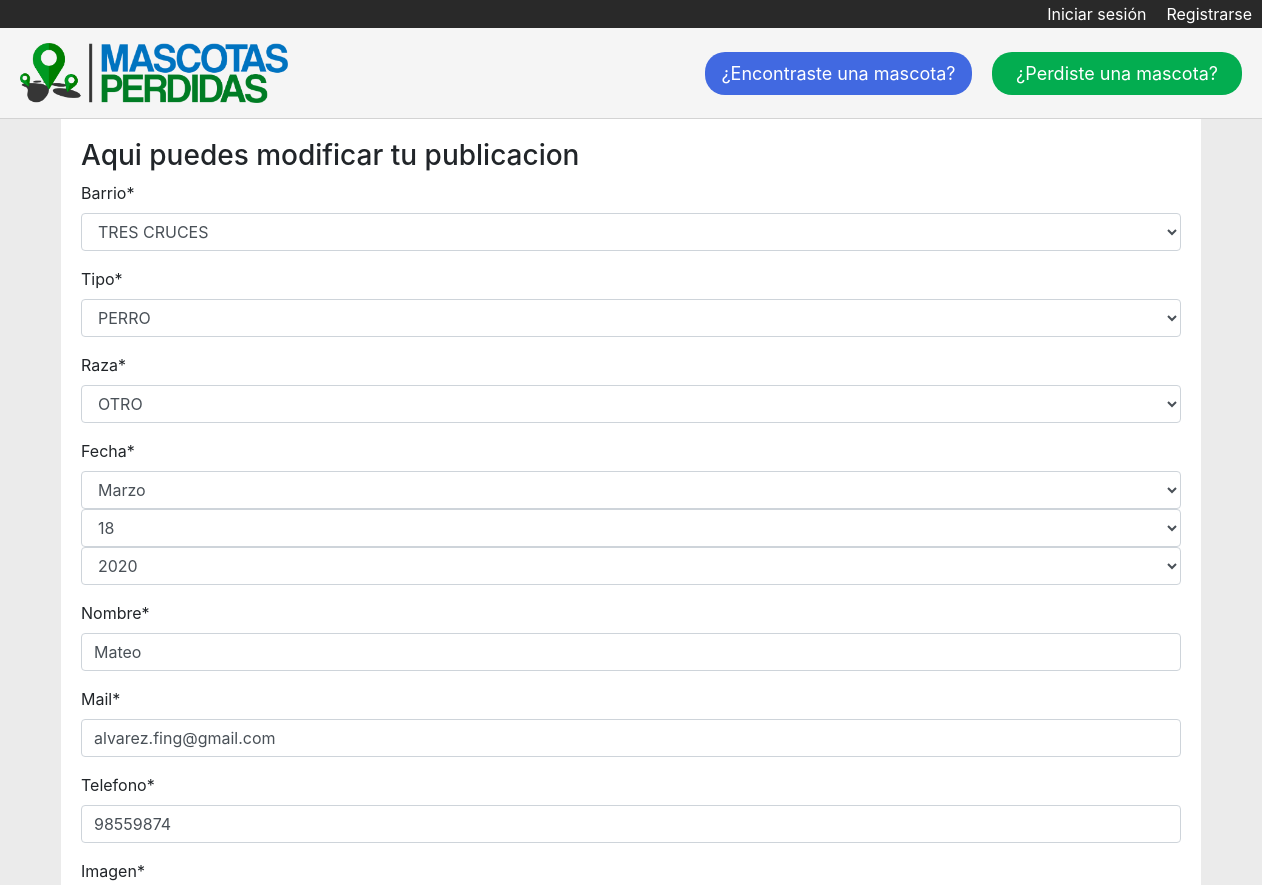
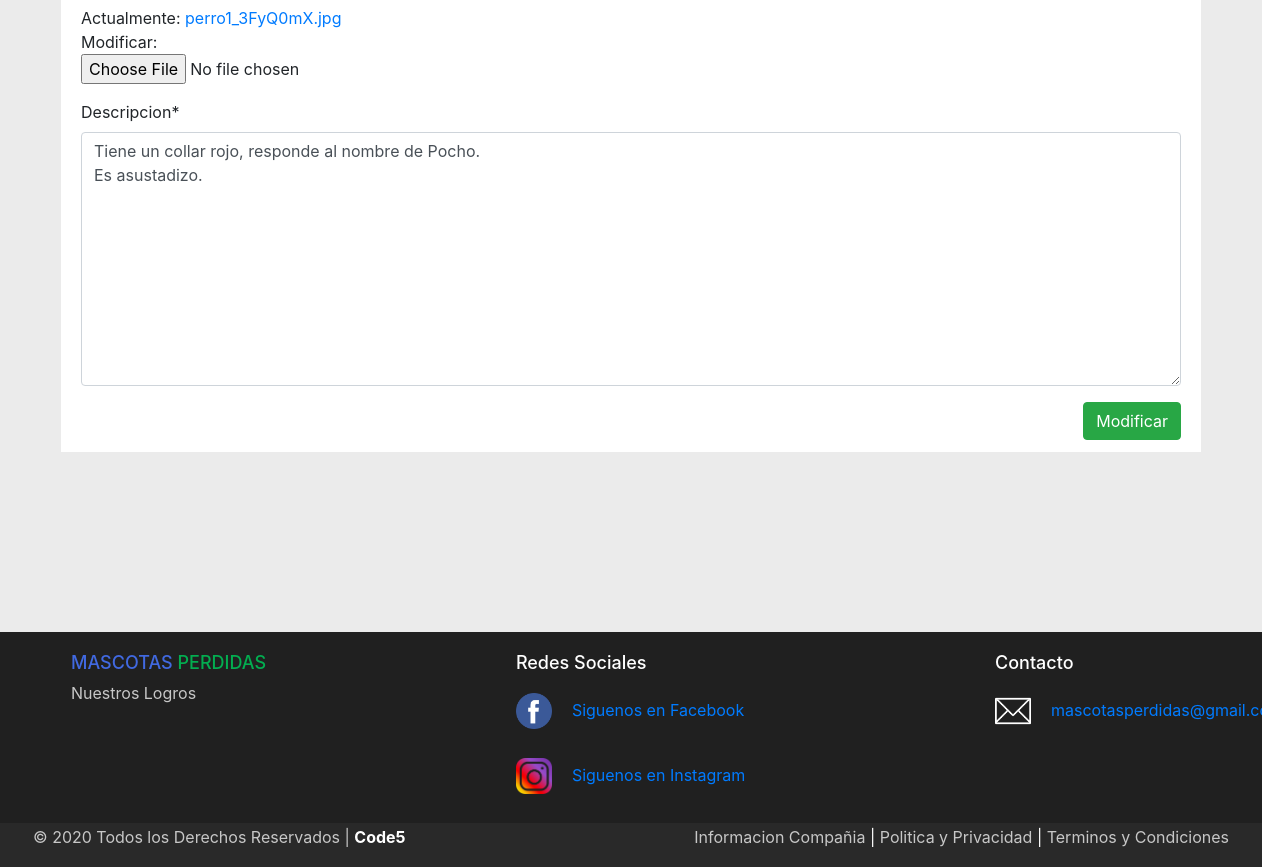
Page /modificar_publicaciones/42/ on the committed database (2 pictures, top to bottom).
### Mascotas/models.py (models this page shows)
class MascotaPerdida(models.Model):
    estado = models.CharField(max_length=40)
    imagen = models.ImageField(null=True, blank=True)  # <---- NO SACAR EL NULL NI EL BLANK QUE SE ROMPE LA BBDD
    barrio = models.ForeignKey(Barrio, on_delete=models.CASCADE)
    tipo = models.ForeignKey(Tipo, on_delete=models.CASCADE)
    raza = models.ForeignKey(Raza, on_delete=models.CASCADE)
    fecha = models.DateField()
    nombre = models.CharField(max_length=40)
    mail = models.EmailField()
    telefono = models.IntegerField()
    descripcion = models.TextField()

### Mascotasperdidas/views.py (the view)
# urls.py: path('modificar_publicaciones/<id>/', Modificar_publicaciones, name='modificar_publicaciones'),
def Modificar_publicaciones(request, id):
    modificar = MascotaPerdida.objects.get(id=id)
    data = {
        'form': MascotaPerdidaForm(instance=modificar)
    }
    if request.method == 'POST':
        formulario = MascotaPerdidaForm(data=request.POST, files=request.FILES, instance=modificar)
        if formulario.is_valid():
            formulario.save()
            return redirect(to='listado_publicaciones')
        data['form'] = formulario
    return render(request, 'modificar_publicaciones.html', data)

### Mascotasperdidas/forms.py (shortened to what this page needs)
class MascotaPerdidaForm(ModelForm):
    estado = forms.CharField(initial='PERDIDO', widget = forms.HiddenInput())
    imagen = forms.ImageField(required=True)
    class Meta:
        model = MascotaPerdida
        fields = ['estado', 'barrio', 'tipo', 'raza', 'fecha', 'nombre', 'mail', 'telefono', 'imagen', 'descripcion']
        widgets = {
            'fecha': forms.SelectDateWidget(years=range(2020, 2021)),
        }

### Mascotas/models.py (called while the page is built)
    def __str__(self):
        return self.lugar

    def __str__(self):
        return self.especie

    def __str__(self):
        return self.tipo

### Mascotasperdidas/templates/modificar_publicaciones.html (shortened to what this page needs)
{% extends 'base.html' %}
{% load static %}
{% load crispy_forms_tags %}
{% block contenido %}
    <h3>Aqui puedes modificar tu publicacion</h3>
    <form action="" method="POST">
        {{ form | crispy }}
        <div class="float-right">
            <input type="submit" value="Modificar" class="btn btn-success" onclick="ConfirmarModificacion()">
        </div>
    </form>
{% endblock %}

### Mascotasperdidas/static/css/style.css (style rules this page uses)
body { background: url('/static/img/background.png') no-repeat center center fixed; background-size: cover; min-height: 100vh; }

### rows in the picture
MascotaPerdida: barrio "TRES CRUCES", tipo "PERRO", raza "OTRO", nombre "Mateo", mail "alvarez.fing@gmail.com", telefono "98559874", descripcion "Tiene un collar rojo, responde al nombre de Pocho. Es asustadizo."
